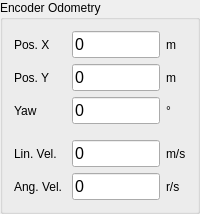
     <widget class="QGroupBox" name="encOdomBox">
      <property name="geometry">
       <rect>
        <x>28</x>
        <y>20</y>
        <width>200</width>
        <height>185</height>
       </rect>
      </property>
      <property name="sizePolicy">
       <sizepolicy hsizetype="Fixed" vsizetype="Fixed">
        <horstretch>0</horstretch>
        <verstretch>0</verstretch>
       </sizepolicy>
      </property>
      <property name="title">
       <string>Encoder Odometry</string>
      </property>
      <layout class="QHBoxLayout" name="horizontalLayout_6">
       <item>
        <layout class="QVBoxLayout" name="encOdomLabels">
         <item>
          <widget class="QLabel" name="encOdomPosXLabel">
           <property name="sizePolicy">
            <sizepolicy hsizetype="Preferred" vsizetype="Preferred">
             <horstretch>0</horstretch>
             <verstretch>0</verstretch>
            </sizepolicy>
           </property>
           <property name="text">
            <string>Pos. X</string>
           </property>
          </widget>
         </item>
         <item>
          <widget class="QLabel" name="encOdomPosYLabel">
           <property name="text">
            <string>Pos. Y</string>
           </property>
          </widget>
         </item>
         <item>
          <widget class="QLabel" name="encOdomYawLabel">
           <property name="text">
            <string>Yaw</string>
           </property>
          </widget>
         </item>
         <item>
          <spacer name="verticalSpacer_3">
           <property name="orientation">
            <enum>Qt::Orientation::Vertical</enum>
           </property>
           <property name="sizeType">
            <enum>QSizePolicy::Policy::Fixed</enum>
           </property>
           <property name="sizeHint" stdset="0">
            <size>
             <width>20</width>
             <height>10</height>
            </size>
           </property>
          </spacer>
         </item>
         <item>
          <widget class="QLabel" name="encOdomLinVelLabel">
           <property name="text">
            <string>Lin. Vel.</string>
           </property>
          </widget>
         </item>
         <item>
          <widget class="QLabel" name="encOdomAngVelLabel">
           <property name="text">
            <string>Ang. Vel.</string>
           </property>
          </widget>
         </item>
        </layout>
       </item>
       <item>
        <spacer name="horizontalSpacer_15">
         <property name="orientation">
          <enum>Qt::Orientation::Horizontal</enum>
         </property>
         <property name="sizeType">
          <enum>QSizePolicy::Policy::Fixed</enum>
         </property>
         <property name="sizeHint" stdset="0">
          <size>
           <width>4</width>
           <height>20</height>
          </size>
         </property>
        </spacer>
       </item>
       <item>
        <layout class="QVBoxLayout" name="encOdomValues">
         <property name="sizeConstraint">
          <enum>QLayout::SizeConstraint::SetDefaultConstraint</enum>
         </property>
         <item>
          <widget class="QLineEdit" name="encOdomPosXValue">
           <property name="sizePolicy">
            <sizepolicy hsizetype="Preferred" vsizetype="Fixed">
             <horstretch>0</horstretch>
             <verstretch>0</verstretch>
            </sizepolicy>
           </property>
           <property name="font">
            <font>
             <pointsize>12</pointsize>
            </font>
           </property>
           <property name="focusPolicy">
            <enum>Qt::FocusPolicy::NoFocus</enum>
           </property>
           <property name="text">
            <string>0</string>
           </property>
           <property name="frame">
            <bool>true</bool>
           </property>
           <property name="dragEnabled">
            <bool>true</bool>
           </property>
           <property name="readOnly">
            <bool>true</bool>
           </property>
          </widget>
         </item>
         <item>
          <widget class="QLineEdit" name="encOdomPosYValue">
           <property name="sizePolicy">
            <sizepolicy hsizetype="Preferred" vsizetype="Fixed">
             <horstretch>0</horstretch>
             <verstretch>0</verstretch>
            </sizepolicy>
           </property>
           <property name="font">
            <font>
             <pointsize>12</pointsize>
            </font>
           </property>
           <property name="focusPolicy">
            <enum>Qt::FocusPolicy::NoFocus</enum>
           </property>
           <property name="text">
            <string>0</string>
           </property>
           <property name="frame">
            <bool>true</bool>
           </property>
           <property name="dragEnabled">
            <bool>true</bool>
           </property>
           <property name="readOnly">
            <bool>true</bool>
           </property>
          </widget>
         </item>
         <item>
          <widget class="QLineEdit" name="encOdomYawValue">
           <property name="sizePolicy">
            <sizepolicy hsizetype="Preferred" vsizetype="Fixed">
             <horstretch>0</horstretch>
             <verstretch>0</verstretch>
            </sizepolicy>
           </property>
           <property name="font">
            <font>
             <pointsize>12</pointsize>
            </font>
           </property>
           <property name="focusPolicy">
            <enum>Qt::FocusPolicy::NoFocus</enum>
           </property>
           <property name="text">
            <string>0</string>
           </property>
           <property name="frame">
            <bool>true</bool>
           </property>
           <property name="dragEnabled">
            <bool>true</bool>
           </property>
           <property name="readOnly">
            <bool>true</bool>
           </property>
          </widget>
         </item>
         <item>
          <spacer name="verticalSpacer_4">
           <property name="orientation">
            <enum>Qt::Orientation::Vertical</enum>
           </property>
           <property name="sizeType">
            <enum>QSizePolicy::Policy::Fixed</enum>
           </property>
           <property name="sizeHint" stdset="0">
            <size>
             <width>20</width>
             <height>10</height>
            </size>
           </property>
          </spacer>
         </item>
         <item>
          <widget class="QLineEdit" name="encOdomLinVelValue">
           <property name="sizePolicy">
            <sizepolicy hsizetype="Preferred" vsizetype="Fixed">
             <horstretch>0</horstretch>
             <verstretch>0</verstretch>
            </sizepolicy>
           </property>
           <property name="font">
            <font>
             <pointsize>12</pointsize>
            </font>
           </property>
           <property name="focusPolicy">
            <enum>Qt::FocusPolicy::NoFocus</enum>
           </property>
           <property name="text">
            <string>0</string>
           </property>
           <property name="frame">
            <bool>true</bool>
           </property>
           <property name="dragEnabled">
            <bool>true</bool>
           </property>
           <property name="readOnly">
            <bool>true</bool>
           </property>
          </widget>
         </item>
         <item>
          <widget class="QLineEdit" name="encOdomAngVelValue">
           <property name="sizePolicy">
            <sizepolicy hsizetype="Preferred" vsizetype="Fixed">
             <horstretch>0</horstretch>
             <verstretch>0</verstretch>
            </sizepolicy>
           </property>
           <property name="font">
            <font>
             <pointsize>12</pointsize>
            </font>
           </property>
           <property name="focusPolicy">
            <enum>Qt::FocusPolicy::NoFocus</enum>
           </property>
           <property name="text">
            <string>0</string>
           </property>
           <property name="frame">
            <bool>true</bool>
           </property>
           <property name="dragEnabled">
            <bool>true</bool>
           </property>
           <property name="readOnly">
            <bool>true</bool>
           </property>
          </widget>
         </item>
        </layout>
       </item>
       <item>
        <layout class="QVBoxLayout" name="encOdomUnits">
         <item>
          <widget class="QLabel" name="encOdomPosXUnit">
           <property name="text">
            <string>m</string>
           </property>
          </widget>
         </item>
         <item>
          <widget class="QLabel" name="encOdomPosYUnit">
           <property name="text">
            <string>m</string>
           </property>
          </widget>
         </item>
         <item>
          <widget class="QLabel" name="encOdomYawUnit">
           <property name="text">
            <string>°</string>
           </property>
          </widget>
         </item>
         <item>
          <spacer name="verticalSpacer_5">
           <property name="orientation">
            <enum>Qt::Orientation::Vertical</enum>
           </property>
           <property name="sizeType">
            <enum>QSizePolicy::Policy::Fixed</enum>
           </property>
           <property name="sizeHint" stdset="0">
            <size>
             <width>20</width>
             <height>10</height>
            </size>
           </property>
          </spacer>
         </item>
         <item>
          <widget class="QLabel" name="encOdomLinVelUnit">
           <property name="text">
            <string>m/s</string>
           </property>
          </widget>
         </item>
         <item>
          <widget class="QLabel" name="encOdomAngVelUnit">
           <property name="text">
            <string>r/s</string>
           </property>
          </widget>
         </item>
        </layout>
       </item>
      </layout>
     </widget>
